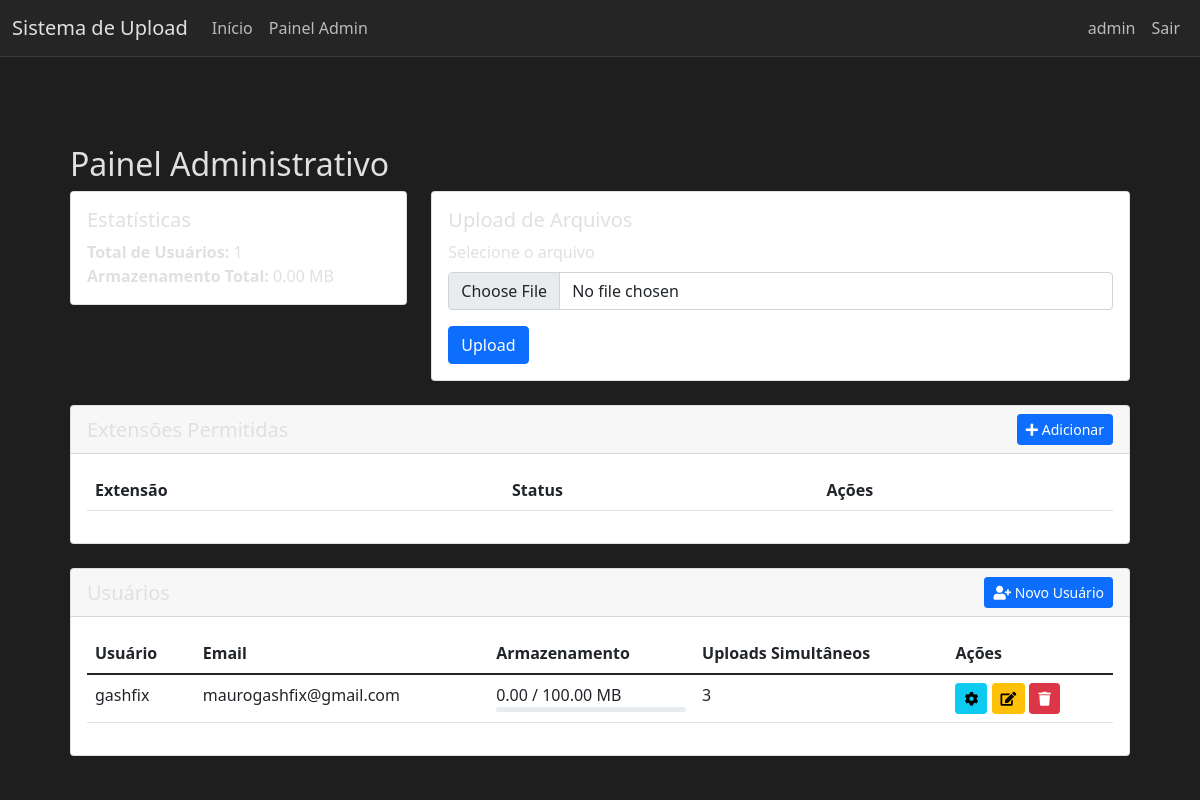
Screenshot of /admin/panel (signed in) with the database file from the repository.
### app.py (models this page shows, shortened)
class User(db.Model, UserMixin):
    id = db.Column(db.Integer, primary_key=True)
    username = db.Column(db.String(80), unique=True, nullable=False)
    password_hash = db.Column(db.String(128), nullable=False)
    email = db.Column(db.String(120), unique=True, nullable=False)
    is_admin = db.Column(db.Boolean, default=False)
    storage_limit = db.Column(db.Integer, default=104857600)  # Default 100MB in bytes
    storage_used = db.Column(db.Integer, default=0)  # Storage used in bytes
    max_simultaneous_uploads = db.Column(db.Integer, default=3)
    files = db.relationship('File', backref='owner', lazy=True)
    folders = db.relationship('Folder', backref='owner', lazy=True)
    created_at = db.Column(db.DateTime, default=datetime.datetime.utcnow)

### app.py (the view)
@app.route('/admin/panel')
@login_required
def admin_panel():
    if not current_user.is_admin:
        abort(403)
    users = User.query.filter(User.id != current_user.id).all()
    total_storage = sum(user.storage_used for user in users)
    total_storage_mb = total_storage / (1024 * 1024)
    all_files = File.query.all()
    extensions = AllowedExtension.query.order_by(AllowedExtension.extension).all()
    return render_template('admin/panel.html',
                         users=users,
                         total_storage_mb=total_storage_mb,
                         all_files=all_files,
                         extensions=extensions)

### app.py (called while the page is built)
@login_manager.user_loader
def load_user(user_id):
    return User.query.get(int(user_id))

### templates/admin/panel.html (shortened to what this page needs)
{% extends "base.html" %}
{% block content %}
<div class="container mt-4">
    <h2>Painel Administrativo</h2>
    <div class="row mb-4">
        <div class="col-md-4">
            <div class="card">
                <div class="card-body">
                    <h5 class="card-title">Estatísticas</h5>
                    <p class="card-text">
                        <strong>Total de Usuários:</strong> {{ users|length }}<br>
                        <strong>Armazenamento Total:</strong> {{ "%.2f"|format(total_storage_mb) }} MB
                    </p>
                </div>
            </div>
        </div>
        <div class="col-md-8">
            <div class="card">
                <div class="card-body">
                    <h5 class="card-title">Upload de Arquivos</h5>
                    <form action="{{ url_for('admin_upload') }}" method="post" enctype="multipart/form-data">
                        <div class="mb-3">
                            <label for="file" class="form-label">Selecione o arquivo</label>
                            <input type="file" class="form-control" id="file" name="file" required>
                        </div>
                        <button type="submit" class="btn btn-primary">Upload</button>
                    </form>
                </div>
            </div>
        </div>
    </div>
    <div class="row mb-4">
        <div class="col">
            <div class="card">
                <div class="card-header d-flex justify-content-between align-items-center">
                    <h5 class="mb-0">Extensões Permitidas</h5>
                    <button class="btn btn-primary btn-sm" data-bs-toggle="modal" data-bs-target="#addExtensionModal">
                        <i class="fas fa-plus"></i> Adicionar
                    </button>
                </div>
                <div class="card-body">
                    <div class="table-responsive">
                        <table class="table">
                            <thead>
                                <tr>
                                    <th>Extensão</th>
                                    <th>Status</th>
                                    <th>Ações</th>
                                </tr>
                            </thead>
                        </table>
                    </div>
                </div>
            </div>
        </div>
    </div>
    <div class="row">
        <div class="col">
            <div class="card">
                <div class="card-header d-flex justify-content-between align-items-center">
                    <h5 class="mb-0">Usuários</h5>
                    <a href="{{ url_for('add_user') }}" class="btn btn-primary btn-sm">
                        <i class="fas fa-user-plus"></i> Novo Usuário
                    </a>
                </div>
                <div class="card-body">
                    <div class="table-responsive">
                        <table class="table">
                            <thead>
                                <tr>
                                    <th>Usuário</th>
                                    <th>Email</th>
                                    <th>Armazenamento</th>
                                    <th>Uploads Simultâneos</th>
                                    <th>Ações</th>
                                </tr>
                            </thead>
                            <tbody>
                                {% for user in users %}
                                <tr>
                                    <td>{{ user.username }}</td>
                                    <td>{{ user.email }}</td>
                                    <td>
                                        {{ "%.2f"|format(user.storage_used / 1024 / 1024) }} / {{ "%.2f"|format(user.storage_limit / 1024 / 1024) }} MB
                                        <div class="progress" style="height: 5px;">
                                        </div>
                                    </td>
                                    <td>{{ user.max_simultaneous_uploads }}</td>
                                    <td>
                                        <button class="btn btn-sm btn-info" data-bs-toggle="modal" data-bs-target="#userSettingsModal"
                                                data-user-id="{{ user.id }}"
                                                data-storage-limit="{{ user.storage_limit / 1024 / 1024 }}"
                                                data-max-uploads="{{ user.max_simultaneous_uploads }}">
                                            <i class="fas fa-cog"></i>
                                        </button>
                                        <a href="{{ url_for('edit_user', user_id=user.id) }}" class="btn btn-sm btn-warning">
                                            <i class="fas fa-edit"></i>
                                        </a>
                                        <form action="{{ url_for('delete_user', user_id=user.id) }}" method="post" class="d-inline" onsubmit="return confirm('Tem certeza que deseja excluir este usuário?');">
                                            <button type="submit" class="btn btn-sm btn-danger">
                                                <i class="fas fa-trash"></i>
                                            </button>
                                        </form>
                                    </td>
                                </tr>
                                {% endfor %}
                            </tbody>
                        </table>
                    </div>
                </div>
            </div>
        </div>
    </div>
</div>
{% endblock %}

### templates/base.html (shortened to what this page needs)
<!DOCTYPE html>
<html lang="pt-BR">
<head>
    <link href="https://cdn.jsdelivr.net/npm/bootstrap@5.1.3/dist/css/bootstrap.min.css" rel="stylesheet">
    <link href="https://cdnjs.cloudflare.com/ajax/libs/font-awesome/5.15.4/css/all.min.css" rel="stylesheet">
</head>
<body>
    <nav class="navbar navbar-expand-lg navbar-dark mb-4">
        <div class="container-fluid">
            <a class="navbar-brand" href="{{ url_for('dashboard') }}">Sistema de Upload</a>
            <div class="collapse navbar-collapse" id="navbarNav">
                <ul class="navbar-nav me-auto">
                    {% if current_user.is_authenticated %}
                    <li class="nav-item">
                        <a class="nav-link" href="{{ url_for('dashboard') }}">Início</a>
                    </li>
                    {% if current_user.is_admin %}
                    <li class="nav-item">
                        <a class="nav-link" href="{{ url_for('admin_panel') }}">Painel Admin</a>
                    </li>
                    {% endif %}
                    {% endif %}
                </ul>
                <ul class="navbar-nav">
                    {% if current_user.is_authenticated %}
                    <li class="nav-item">
                        <span class="nav-link">{{ current_user.username }}</span>
                    </li>
                    <li class="nav-item">
                        <a class="nav-link" href="{{ url_for('logout') }}">Sair</a>
                    </li>
                    {% else %}
                    <li class="nav-item">
                        <a class="nav-link" href="{{ url_for('login') }}">Login</a>
                    </li>
                    {% endif %}
                </ul>
            </div>
        </div>
    </nav>
    <div class="container">
        {% block content %}{% endblock %}
    </div>
</body>
</html>

### templates/base.html (style rules this page uses)
:root { --dark-bg: #1e1e1e; --darker-bg: #141414; --card-bg: #252525; --border-color: rgba(255, 255, 255, 0.1); --text-color: #e0e0e0; --text-muted: #888; }
body { background-color: var(--dark-bg); color: var(--text-color); min-height: 100vh; }
.navbar { background-color: var(--card-bg) !important; border-bottom: 1px solid var(--border-color); }
.navbar-brand { color: var(--text-color) !important; }
.nav-link { color: var(--text-color) !important; opacity: 0.8; transition: opacity 0.2s; }
.container { background-color: var(--dark-bg); padding: 20px; border-radius: 8px; }

### rows the page displays
User: username "admin"
User: username "gashfix", email "maurogashfix@gmail.com", user.storage_used/1024/1024 "0.00", user.storage_limit/1024/1024 "100.00", max_simultaneous_uploads "3"

### other values shown
{{ users|length }} "1"
{{ "%.2f"|format(total_storage_mb) }} "0.00"
